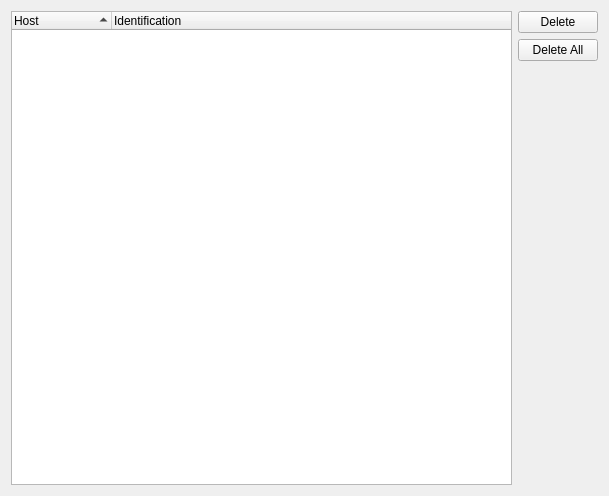
<?xml version="1.0" encoding="UTF-8"?>
<ui version="4.0">
 <class>UserAgent</class>
 <widget class="QWidget" name="UserAgent">
  <property name="geometry">
   <rect>
    <x>0</x>
    <y>0</y>
    <width>609</width>
    <height>496</height>
   </rect>
  </property>
  <property name="windowTitle">
   <string>Form</string>
  </property>
  <layout class="QHBoxLayout" name="horizontalLayout">
   <item>
    <widget class="QTreeWidget" name="sitePolicyTreeWidget">
     <property name="rootIsDecorated">
      <bool>false</bool>
     </property>
     <property name="sortingEnabled">
      <bool>true</bool>
     </property>
     <column>
      <property name="text">
       <string>Host</string>
      </property>
     </column>
     <column>
      <property name="text">
       <string>Identification</string>
      </property>
     </column>
    </widget>
   </item>
   <item>
    <layout class="QVBoxLayout" name="verticalLayout">
     <item>
      <widget class="QPushButton" name="deleteButton">
       <property name="text">
        <string>Delete</string>
       </property>
      </widget>
     </item>
     <item>
      <widget class="QPushButton" name="deleteAllButton">
       <property name="text">
        <string>Delete All</string>
       </property>
      </widget>
     </item>
     <item>
      <spacer name="verticalSpacer">
       <property name="orientation">
        <enum>Qt::Vertical</enum>
       </property>
       <property name="sizeHint" stdset="0">
        <size>
         <width>20</width>
         <height>40</height>
        </size>
       </property>
      </spacer>
     </item>
    </layout>
   </item>
  </layout>
 </widget>
 <resources/>
 <connections/>
</ui>
